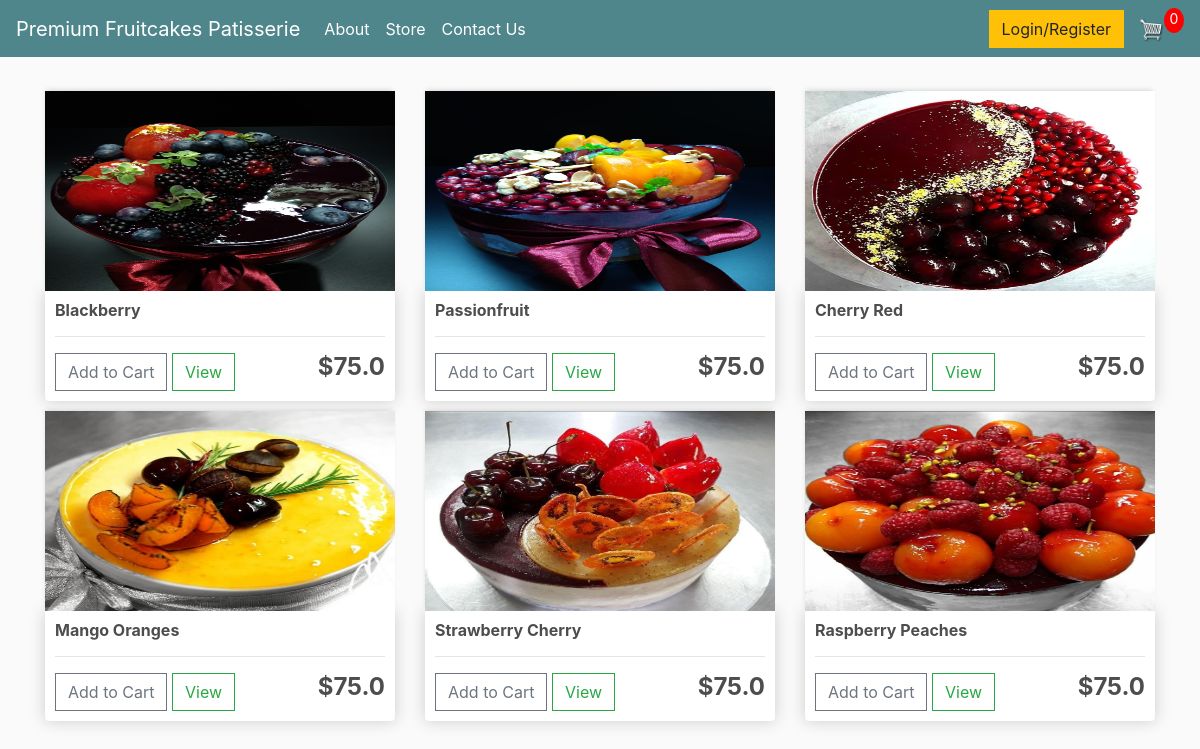
The page / on the database its author committed.
### store/models.py (models this page shows, shortened)
class Product(models.Model):
	name = models.CharField(max_length=200)
	price = models.FloatField()
	digital = models.BooleanField(default=False,null=True, blank=True)
	image = models.ImageField(null=True, blank=True)

### store/views.py (the view)
# urls.py: path('', views.index, name="store"),
def index(request):
	data = cartData(request)
	cartItems = data['cartItems']
	order = data['order']
	items = data['items']
	products = Product.objects.all()
	context = {'products':products, 'cartItems':cartItems}
	return render(request, 'store/index.html', context)

### store/utils.py (called while the page is built, shortened)
def cookieCart(request):
	try:
		cart = json.loads(request.COOKIES['cart'])
	except:
		cart = {}
		print('CART:', cart)
	items = []
	order = {'get_cart_total':0, 'get_cart_items':0, 'shipping':False}
	cartItems = order['get_cart_items']
	return {'cartItems':cartItems ,'order':order, 'items':items}

def cartData(request):
	if request.user.is_authenticated:
		customer = request.user.customer
		order, created = Order.objects.get_or_create(customer=customer, complete=False)
		items = order.orderitem_set.all()
		cartItems = order.get_cart_items
	else:
		cookieData = cookieCart(request)
		cartItems = cookieData['cartItems']
		order = cookieData['order']
		items = cookieData['items']
	return {'cartItems':cartItems ,'order':order, 'items':items}

### store/templates/store/index.html
{% extends 'store/main.html' %}
{% load static %}
{% block content %}
	<div class="row">
		{% for product in products %}
        <div class="col-lg-4">
        <img class="thumbnail" src="{{product.image.url}}">
            <div class="box-element product">
                <h6><strong>{{product.name}}</strong></h6>
                <hr>
                <button data-product="{{product.id}}" data-action="add" class="btn btn-outline-secondary add-btn update-cart">Add to Cart</button>
                <a class="btn btn-outline-success" href="#">View</a>
                <h4 style="display: inline-block; float: right"><strong>${{product.price}}</strong></h4>
            </div>
        </div>
        {% endfor %}
	</div>
{% endblock content %}

### store/templates/store/main.html (shortened to what this page needs)
<!DOCTYPE html>
{% load static %}
<html>
<head>
	<link rel="stylesheet" href="https://stackpath.bootstrapcdn.com/bootstrap/4.4.1/css/bootstrap.min.css">
	<link rel="stylesheet" type="text/css" href="{% static 'css/main.css' %}">
</head>
<body>
  <nav class="navbar navbar-expand-lg navbar-dark bg-dark">
    <a class="navbar-brand" href="{% url 'store' %}">Premium Fruitcakes Patisserie</a>
    <div class="collapse navbar-collapse" id="navbarSupportedContent">
      <ul class="navbar-nav mr-auto">
        <li class="nav-item active">
          <a class="nav-link" href="{% url 'about' %}">About<span class="sr-only">(current)</span></a>
        </li>
        <li class="nav-item active">
          <a class="nav-link" href="{% url 'store' %}">Store<span class="sr-only">(current)</span></a>
        </li>
        <li class="nav-item active">
          <a class="nav-link" href="{% url 'contact' %}">Contact Us<span class="sr-only">(current)</span></a>
        </li>
      </ul>
      <div class="form-inline my-2 my-lg-0">
         <a href="{% url 'logreg' %}"class="btn btn-warning">Login/Register</a>
         <a href="{% url 'cart' %}">
          <img  id="cart-icon" src="{% static 'images/cart.png' %}">
        </a>
        <p id="cart-total">{{cartItems}}</p>
      </div>
    </div>
  </nav>
  <div class="container">
    <br>
    {% block content %}
    {% endblock content %}
  </div>
</body>
</html>

### static/css/main.css (style rules this page uses)
body { background-color: hsl(0, 0%, 98%); }
h1,h2,h3,h4,h5,h6 { color:hsl(0, 0%, 30%); }
.box-element { box-shadow:hsl(0, 0%, 80%) 0 0 16px; background-color: #fff; border-radius: 4px; padding: 10px; }
.thumbnail { width: 100%; height: 200px; -webkit-box-shadow: -1px -3px 5px -2px rgba(214,214,214,1); -moz-box-shadow: -1px -3px 5px -2px rgba(214,214,214,1); box-shadow: -1px -3px 5px -2px rgba(214,214,214,1); }
.product { border-radius: 0 0 4px 4px; }
.bg-dark { background-color: #4f868c!important; }
#cart-icon { width:25px; display: inline-block; margin-left: 15px; }
#cart-total { display: block; text-align: center; color:#fff; background-color: red; width: 20px; height: 25px; border-radius: 50%; font-size: 14px; }
.col-lg-4, .col-lg-6, .col-lg-8, .col-lg-12 { margin-top: 10px; }
.btn { border-radius: 0; }

### rows shown on the page
Product: image (picture), name "Blackberry", price "75.0"
Product: image (picture), name "Passionfruit", price "75.0"
Product: image (picture), name "Cherry Red", price "75.0"
Product: image (picture), name "Mango Oranges", price "75.0"
Product: image (picture), name "Strawberry Cherry", price "75.0"
Product: image (picture), name "Raspberry Peaches", price "75.0"

### other values the page prints
{{ cartItems }} "0"
